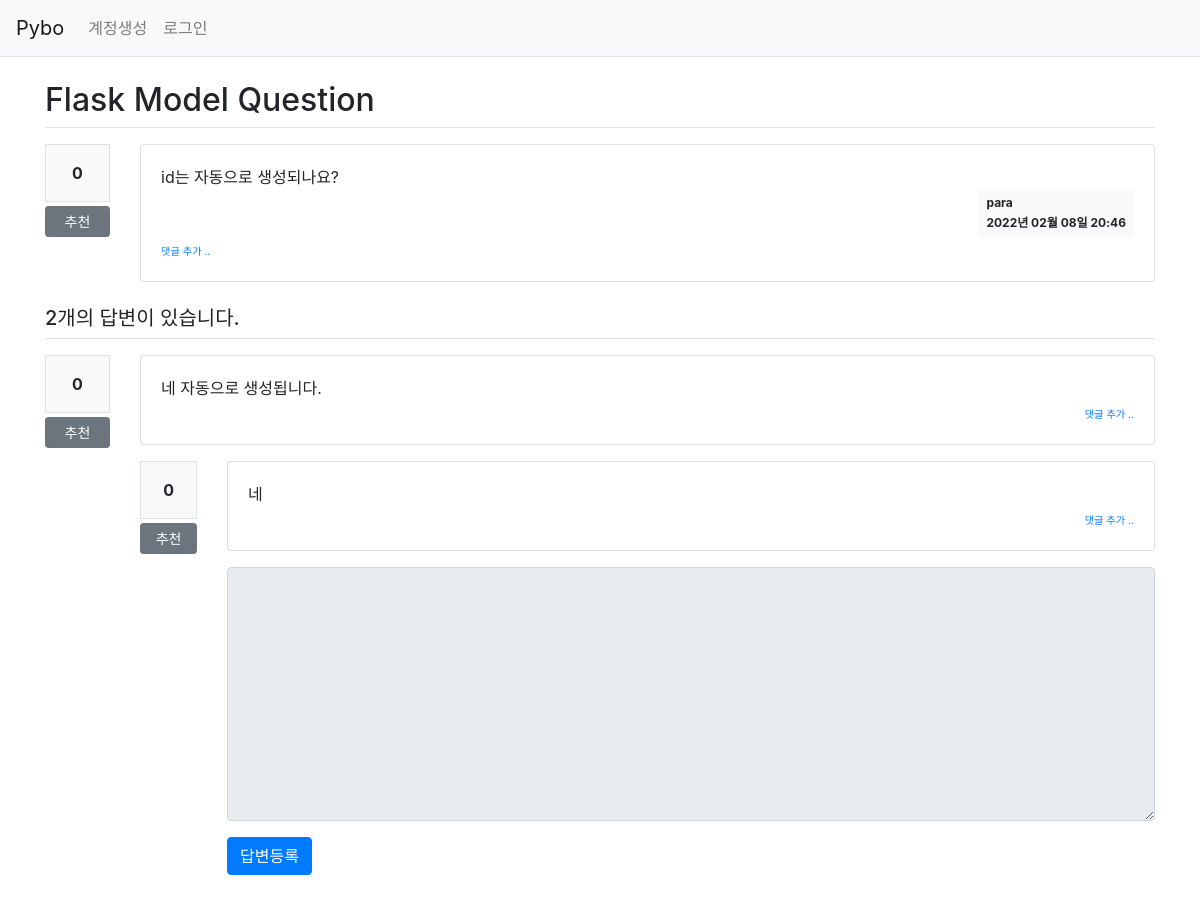
Screenshot of /question/detail/2/ with the database file from the repository.
### pybo/models.py (models this page shows)
class Question(db.Model):
    id = db.Column(db.Integer, primary_key=True)
    subject = db.Column(db.String(200), nullable=False)
    content = db.Column(db.Text(), nullable=False)
    create_date = db.Column(db.DateTime(), nullable=False)
    user_id = db.Column(db.Integer, db.ForeignKey(
        'user.id', ondelete='CASCADE'), nullable=False)
    user = db.relationship('User', backref=db.backref('question_set'))
    modify_date = db.Column(db.DateTime(), nullable=True)
    voter = db.relationship('User', secondary=question_voter,
                            backref=db.backref('question_voter_set'))

class User(db.Model):
    id = db.Column(db.Integer, primary_key=True)
    username = db.Column(db.String(150), unique=True, nullable=False)
    password = db.Column(db.String(200), nullable=False)
    email = db.Column(db.String(120), unique=True, nullable=False)

class Answer(db.Model):
    id = db.Column(db.Integer, primary_key=True)
    question_id = db.Column(db.Integer, db.ForeignKey(
        'question.id', ondelete='CASCADE'))
    question = db.relationship('Question', backref=db.backref('answer_set'))
    content = db.Column(db.Text(), nullable=False)
    create_date = db.Column(db.DateTime(), nullable=False)
    user_id = db.Column(db.Integer, db.ForeignKey(
        'user.id', ondelete='CASCADE'), nullable=False)
    user = db.relationship('User', backref=db.backref('answer_set'))
    modify_date = db.Column(db.DateTime(), nullable=True)
    voter = db.relationship('User', secondary=answer_voter,
                            backref=db.backref('answer_voter_set'))

### pybo/views/question_views.py (the view)
@bp.route('/detail/<int:question_id>/')
def detail(question_id):
    form = AnswerForm()
    question = Question.query.get_or_404(question_id)
    return render_template('question/question_detail.html', question=question, form=form)

### pybo/forms.py
class AnswerForm(FlaskForm):
    content = TextAreaField('내용', validators=[DataRequired('내용은 필수입력 항목입니다.')])

### pybo/filter.py (called while the page is built)
def format_datetime(value, fmt='%Y년 %m월 %d일 %H:%M'):
    return value.strftime(fmt)

### pybo/views/auth_views.py (called while the page is built)
@bp.before_app_request
def load_logged_in_user():
    user_id = session.get('user_id')
    if user_id is None:
        g.user = None
    else:
        g.user = User.query.get(user_id)\

### pybo/templates/question/question_detail.html (shortened to what this page needs)
{% extends 'base.html' %}
{% block content %}
<div class="container my-3">
    <h2 class="border-bottom py-2">{{ question.subject }}</h2>
    <div class="row my-3">
        <div class="col-1">
            <div class="bg-light text-center p-3 border font-weight-bolder mb-1">{{ question.voter|length }}</div>
            <a href="#" data-uri="{{ url_for('vote.question', question_id=question.id) }}"
               class="recommend btn btn-sm btn-secondary btn-block my-1">추천</a>
        </div>
        <div class="col-11">
    <div class="card">
        <div class="card-body">
            <div class="card-text" style="white-space: pre-line;">{{ question.content }}</div>
            <div class="d-flex justify-content-end">
                <div class="badge badge-light p-2 text-left">
                    <div class="mb-2">{{ question.user.username }}</div>
                    <div>{{ question.create_date|datetime }}</div>
                </div>
            </div>
            <div>
                <a href="{{ url_for('comment.create_question', question_id=question.id) }}"
                class="small"><small>댓글 추가 ..</small></a>
            </div>
        </div>
     </div>
   </div>
 </div>
    <h5 class="border-bottom my-3 py-2">{{ question.answer_set|length }}개의 답변이 있습니다.</h5>
    {% for answer in question.answer_set %}
<div class="row my-3">
    <div class="col-1">
        <div class="bg-light text-center p-3 border font-weight-bolder mb-1">{{ answer.voter|length }}</div>
        <a href="#" data-uri="{{ url_for('vote.answer', answer_id=answer.id) }}"
            class="recommend btn btn-sm btn-secondary btn-block my-1">추천</a>
    </div>
    <div class="col-11">
    <div class="card">
        <div class="card-body">
            <div class="card-text" style="white-space: pre-line;">{{ answer.content }}</div>
            <div class="d-flex justify-content-end">
                <div>
                    <a href="{{ url_for('comment.create_answer', answer_id=answer.id) }}"
                       class="small"><small>댓글 추가 ..</small></a>
                </div>
            </div>
        </div>
    </div>
    {% endfor %}
    <form action="{{ url_for('answer.create', question_id=question.id) }}" method="post" class="my-3">
        <div class="form-group">
            <textarea {% if not g.user %}disabled{% endif %}
                    name="content" id="content" class="form-control" rows="10"></textarea>
        </div>
        <input type="submit" value="답변등록" class="btn btn-primary">
    </form>
</div>
{% endblock %}

### rows the page displays
Question: subject "Flask Model Question", content "id는 자동으로 생성되나요?", create_date "2022년 02월 08일 20:46"
User: user.username "para"
Answer: voter|length "0", content "네 자동으로 생성됩니다."
Answer: voter|length "0", content "네"

### other values shown
{{ question.voter|length }} "0"
{{ question.answer_set|length }} "2"
